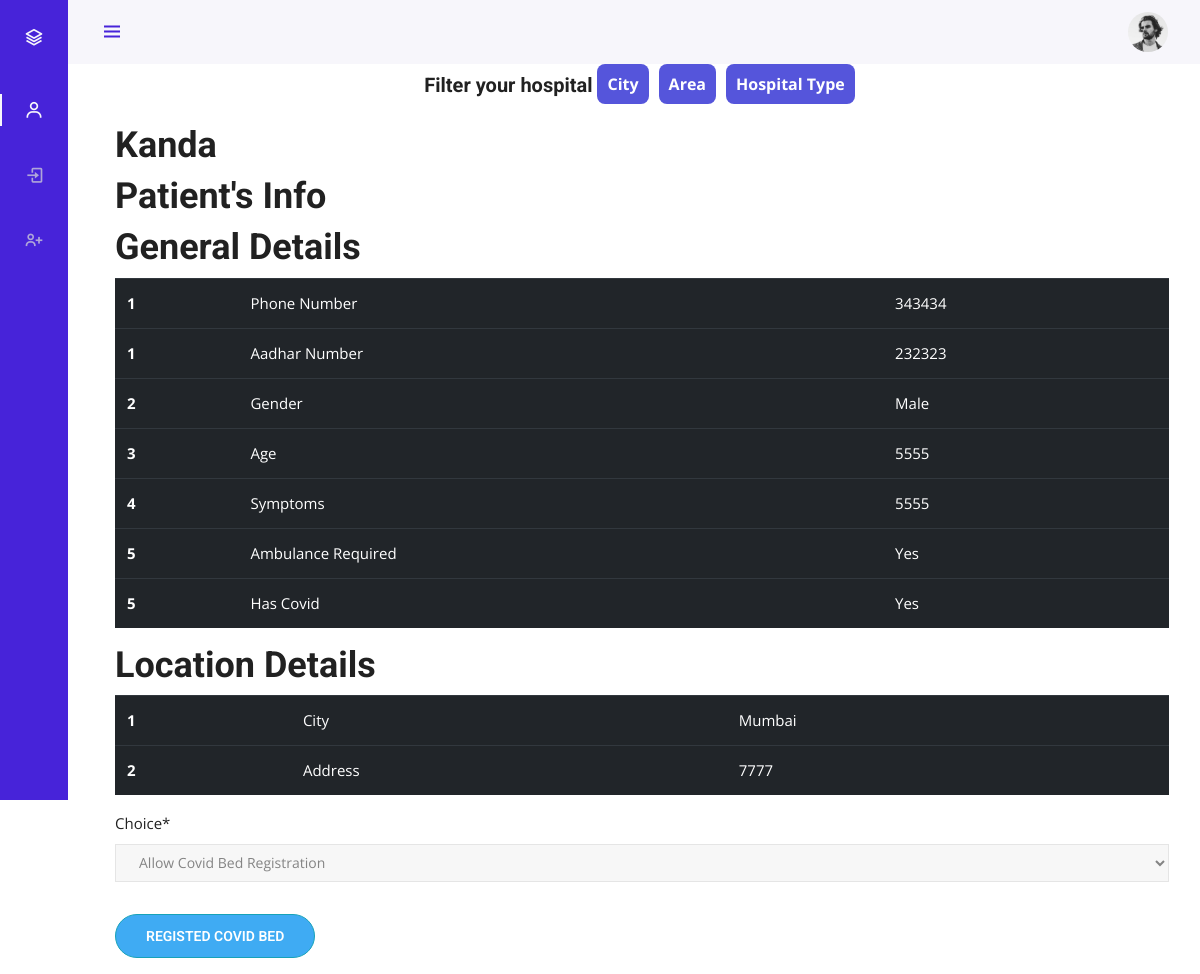
The app's page /patient/8/ with its own data.
### blog/models.py (models this page shows, shortened)
class BedRequest(models.Model):
    aadhar_number = models.IntegerField(max_length = 16)
    phone_number = models.IntegerField(max_length = 10)
    email = models.EmailField(default='jmak0015@gmail.com')
    name = models.CharField(max_length =100)
    address = models.CharField(max_length=100)
    city= models.CharField(max_length = 16)
    pin_code= models.IntegerField(max_length=6)
    gender= models.CharField(max_length = 16)
    age= models.IntegerField(default = 1)
    co_mobidity = models.CharField(max_length = 16)
    ambulance_required = models.CharField(max_length = 16)
    scheme = models.CharField(max_length = 16)
    health_centre = models.CharField(max_length = 16,default='KEM')
    tested = models.CharField(max_length = 16)
    symptoms = models.CharField(max_length = 16)

### blog/views.py (the view)
# urls.py: path('patient/<int:pk>/', views.PatientDetailView, name='patient-detail'),
def PatientDetailView(request, pk):
    if request.method== 'POST':
        form=Booking(request.POST)
        if form.is_valid():
            ch = form.cleaned_data.get('choice')
            if ch != 3:
                post = Post.objects.filter(author = request.user).first()
                if ch == '1':
                    post.covid_cap -= 1
                else:
                    post.norm_cap -= 1
                post.save()
                rq = BedRequest.objects.filter(pk = pk).first()
                send_mail('COVID Saathi has some good news for you!',f' {request.user} has accepted your booking!',settings.EMAIL_HOST_USER,[f'{rq.email}'],fail_silently=False)
                BedRequest.objects.filter(aadhar_number = rq.aadhar_number).delete()
            else:
                BedRequest.objects.filter(pk = pk).delete()
        return redirect('dash-view')
    else:
        form =Booking()
        rq = get_object_or_404(BedRequest, pk=pk)
        print("=========================================",rq.email)
        print("=========================================",rq.phone_number)
        return render(request,'blog/patient_detail.html', {
            "form": form,
            "post": rq,
        })

### blog/forms.py
class Booking(forms.ModelForm):
    choice=forms.CharField(widget=forms.Select(choices=BOOKING))
    class Meta:
        model= Post
        fields = ["choice"]

### blog/templates/blog/patient_detail.html (shortened to what this page needs)
{% extends 'blog/navbase.html' %}
{% load crispy_forms_tags %}
{% block content %}
    <article class="media content-section">
        <div class="media-body">
            <h2 class="article-title">{{ post.name }}</h2>
            <h4>Patient's Info</h4>
            <h4>General Details</h4>
            <div>
                <table class="table table-hover table-dark">
                <tbody>
                    <tr>
                    <th scope="row">1</th>
                    <td>Phone Number</td>
                    <td>{{post.phone_number}}</td>
                    </tr>
                    <tr>
                    <th scope="row">1</th>
                    <td>Aadhar Number</td>
                    <td>{{post.aadhar_number}}</td>
                    </tr>
                    <tr>
                    <th scope="row">2</th>
                    <td>Gender</td>
                    <td> {{post.gender | safe}}</td>
                    </tr>
                    <tr>
                    <th scope="row">3</th>
                    <td>Age</td>
                    <td>{{post.age | safe}}</td>
                    </tr>
                    <tr>
                    <th scope="row">4</th>
                    <td>Symptoms</td>
                    <td>{{post.symptoms | safe}}</td>
                    </tr>
                    <tr>
                    <th scope="row">5</th>
                    <td>Ambulance Required</td>
                    <td>{{post.ambulance_required| safe}}</td>
                    </tr>
                    <tr>
                    <th scope="row">5</th>
                    <td>Has Covid</td>
                    <td>{{post.tested| safe}}</td>
                    </tr>
                </tbody>
                </table>
            </div>
            <h4>Location Details</h4>
            <div>
                <table class="table table-hover table-dark">
                <tbody>
                    <tr>
                    <th scope="row">1</th>
                    <td>City</td>
                    <td>{{ post.city | safe}}</td>
                    </tr>
                    <tr>
                    <th scope="row">2</th>
                    <td>Address</td>
                    <td>{{ post.address | safe}}</td>
                    </tr>
                </tbody>
                </table>
            </div>
            <form method="POST">
                <fieldset class="form-group">
                    {{ form | crispy}}
                </fieldset>
                <div class="form-group">
                    <button class="btn btn-outline-info" type="submit">Registed Covid Bed</button>
                </div>
            </form>
        </div>
    </article>
{% endblock content%}

### blog/static/blog/css/nav.css (style rules this page uses)
:root { --header-height: 3rem; --nav-width: 68px; --first-color: #4723D9; --first-color-light: #AFA5D9; --white-color: #F7F6FB; --body-font: 'Nunito', sans-serif; --normal-font-size: 1rem; --z-fixed: 100; }
*,::before,::after { box-sizing: border-box; }
html { height: 100vh !important; }
body { position: relative; margin: var(--header-height) 0 0 0; padding: 0 1rem; font-family: var(--body-font); font-size: var(--normal-font-size); transition: .5s; }
@media screen and (min-width: 768px) { body { margin: calc(var(--header-height) + 1rem) 0 0 0; padding-left: calc(var(--nav-width) + 2rem); } }

### blog/static/blog/main.css (style rules this page uses)
html { overflow-x: hidden; }
body { background: #fff; font-size: 15px; font-weight: 400; font-family: 'Open Sans', sans-serif; -webkit-box-sizing: border-box; -moz-box-sizing: border-box; box-sizing: border-box; -webkit-font-smoothing: subpixel-antialiased; color: #212121; line-height: 25px; -webkit-backface-visibility: hidden; backface-visibility: hidden; overflow-x: hidden; }
h1, h2, h3, h4, h5 { font-size: 36px; font-weight: 700; font-family: 'Roboto', sans-serif; }
.btn { font-size: 14px; padding: 10px 30px; line-height: 22px; border-radius: 30px; font-family: 'Roboto', sans-serif; cursor: pointer; font-weight: 500; color: #fff; background-color: #0077B5; text-transform: uppercase; -webkit-transition: all 0.2s linear; -moz-transition: all 0.2s linear; -o-transition: all 0.2s linear; transition: all 0.2s linear; display: inline-block; }
.form-control { display: block; width: 100%; line-height: 27px; font-size: 14px; box-shadow: none; color: #848484; background: #f7f7f7; padding: 7px 19px; border: 1px solid #e5e5e5; border-radius: 0px; transition: all 500ms ease; -webkit-transition: all 500ms ease; -ms-transition: all 500ms ease; -o-transition: all 500ms ease; }

### blog/templates/blog/patient_detail.html (style rules this page uses)
button.btn.btn-outline-info { background-color: rgb(63, 171, 243); font-weight: 600; transition: 0.5s; }

### records on screen
BedRequest: name "Kanda", phone_number "343434", aadhar_number "232323", gender "Male", age "5555", symptoms "5555", ambulance_required "Yes", tested "Yes", city "Mumbai", address "7777"
